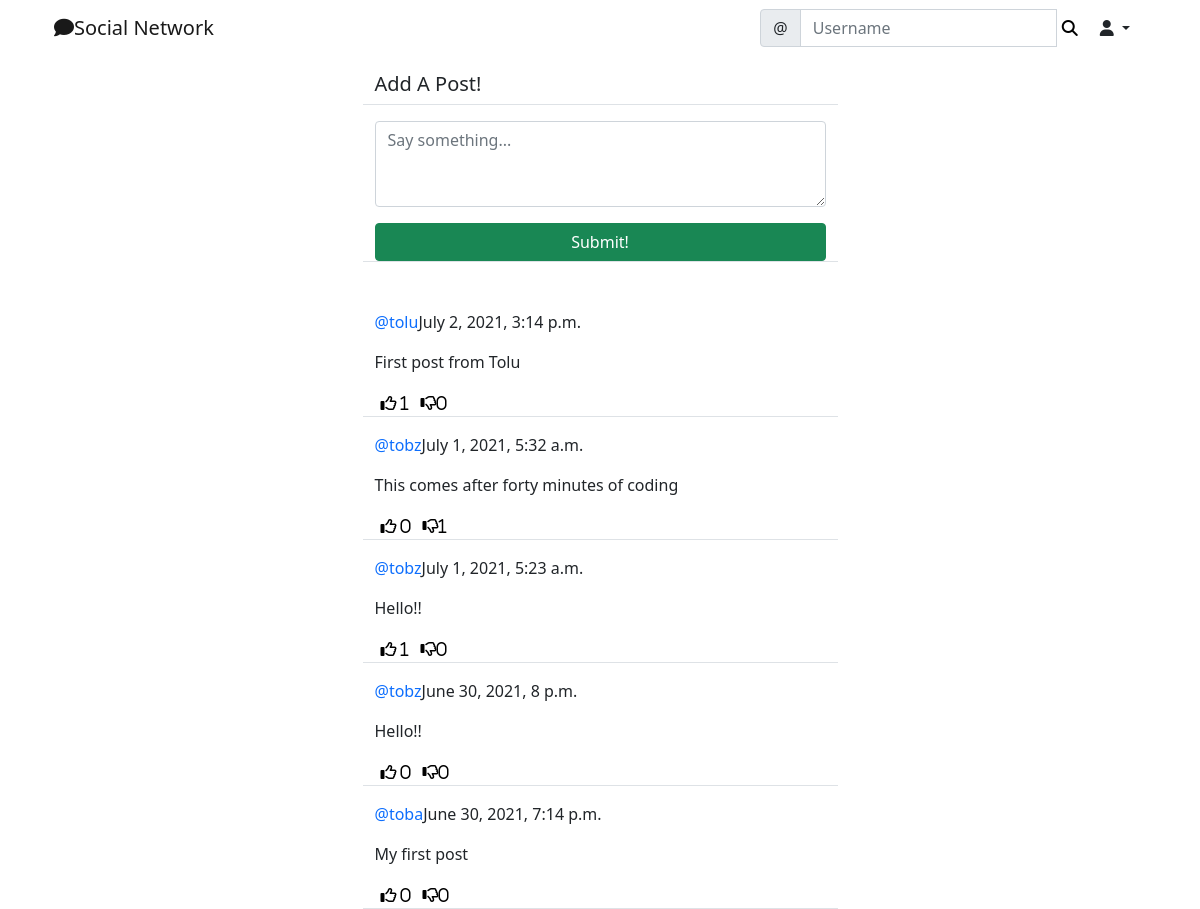
/social/ (signed in), run on the app's committed database.
### social/models.py (models this page shows)
class Post(models.Model):
    body = models.TextField()
    created_on = models.DateTimeField(default=timezone.now)
    author = models.ForeignKey(User, on_delete=models.CASCADE)
    likes = models.ManyToManyField(User, blank=True, related_name='likes')
    dislikes = models.ManyToManyField(User, blank=True, related_name='dislikes')

### social/views.py (the view, shortened to what this page needs)
# urls.py: path('', PostListView.as_view(), name='post-list'),
class PostListView(LoginRequiredMixin, View):
    def get(self, request, *args, **kwargs):
        post= Post.objects.all().order_by('-created_on')
        form = PostForm()
        context= {
            'post_list': post,
            'form': form
        }
        return render(request, 'social/post_list.html', context)

### social/forms.py
class PostForm(forms.ModelForm):
    body = forms.CharField(
        label= '',
        widget= forms.Textarea(attrs={
            'rows': 3,
            'placeholder': 'Say something...'
        })
    )
    class Meta:
        model = Post
        fields = ['body']

### social/templates/social/post_list.html (shortened to what this page needs)
{% extends 'landing/base.html' %}
{% load crispy_forms_tags %}
{% block content %}
<div class="container">
    <div class="row justify-content-center mt-3">
        <div class="col-md-5 col-sm-12 border-bottom">
           <h5>Add A Post!</h5>
        </div>
    </div>
    <div class="row justify-content-center mt-3 mb-5">
        <div class="col-md-5 col-sm-12 border-bottom">
           <form action="" method="POST">
               {{ form | crispy }}
               <div class="d-grid gap-2">
                   <button class="btn btn-success mt-3">Submit!</button>
               </div>
           </form>
        </div>
    </div>
    {% for post in post_list %}
    <div class="row justify-content-center mt-3">
        <div class="col-md-5 col-sm-12 border-bottom position-relative">
            <p><a href="{% url 'profile' post.author.profile.pk %}" style="text-decoration: none;" class="text-primary">@{{ post.author }}</a>{{ post.created_on }}</p>
            <div class="position-relative">
                <p>{{ post.body }}</p>
            </div>
            <div class="d-flex flex-row">
                <form method="POST" action="{% url 'like' post.pk %}">
                    <button style="background-color: transparent; border:none; box-shadow:none;" type="submit">
                        <i class="far fa-thumbs-up"> <span> {{ post.likes.all.count }}</span></i>
                    </button>
                </form>
                <form method="POST" action="{% url 'dislike' post.pk %}">
                    <button style="background-color: transparent; border:none; box-shadow:none;" type="submit">
                        <i class="far fa-thumbs-down">{{ post.dislikes.all.count }}</i>
                    </button>
                </form>
            </div>
        </div>
    </div>
    {% endfor %}
</div>
{% endblock content %}

### data on the page
Post: author "tolu", created_on "July 2, 2021, 3:14 p.m.", body "First post from Tolu", likes.all.count "1", dislikes.all.count "0"
Post: author "tobz", created_on "July 1, 2021, 5:32 a.m.", body "This comes after forty minutes of coding", likes.all.count "0", dislikes.all.count "1"
Post: author "tobz", created_on "July 1, 2021, 5:23 a.m.", body "Hello!!", likes.all.count "1", dislikes.all.count "0"
Post: author "tobz", created_on "June 30, 2021, 8 p.m.", body "Hello!!", likes.all.count "0", dislikes.all.count "0"
Post: author "toba", created_on "June 30, 2021, 7:14 p.m.", body "My first post", likes.all.count "0", dislikes.all.count "0"
